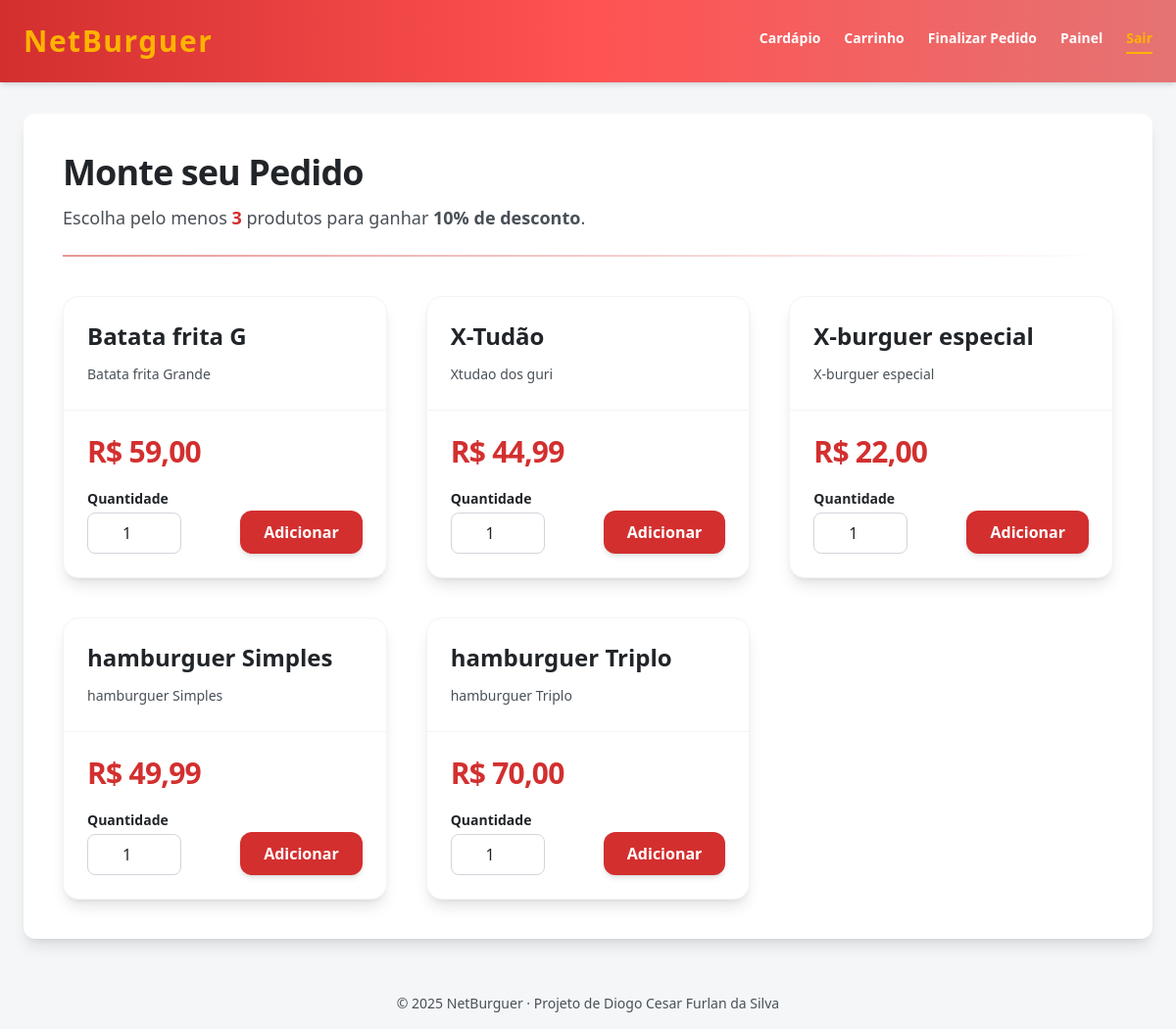
The app's page / (signed in) with its own data.
### cardapio/models.py (models this page shows, shortened)
class Produto(models.Model):
    nome = models.CharField(max_length=100, verbose_name="Nome do Item")
    descricao = models.TextField(verbose_name="Descrição Detalhada")
    preco = models.DecimalField(max_digits=6, decimal_places=2, verbose_name="Preço Unitário")
    class Meta:
        verbose_name = "Produto"
        verbose_name_plural = "Produtos"
        ordering = ['nome']

### cardapio/views.py (the view, shortened to what this page needs)
# urls.py: path('', views.menu_cardapio, name='menu_cardapio'),
def menu_cardapio(request):
    try:
        produtos = Produto.objects.all()
    except Exception:
        return HttpResponseServerError(
            'Erro ao carregar cardapio. Tente novamente mais tarde.'
        )
    return render(
        request,
        'cliente/menu.html',
        {'produtos': produtos, 'combo_minimo': Carrinho.QTD_MINIMA_COMBO},
    )

### templates/cliente/menu.html (shortened to what this page needs)
{% extends "base.html" %}
{% block content %}
<h2 class="text-4xl font-extrabold text-preto-texto mb-3 tracking-tight">
    Monte seu Pedido
</h2>
<p class="text-cinza-texto text-lg mb-6">
    Escolha pelo menos
    <strong class="text-vermelho-principal font-bold">{{ combo_minimo }}</strong>
    produtos para ganhar <span class="font-semibold">10% de desconto</span>.
</p>
<div class="w-full h-[2px] bg-gradient-to-r from-vermelho-principal/50 to-transparent mb-10"></div>
{% if mensagem_erro %}
    <div class="p-4 rounded-xl font-semibold bg-red-100 text-red-700 border border-red-300 shadow">
        {{ mensagem_erro }}
    </div>
{% else %}
    <div class="grid grid-cols-1 md:grid-cols-2 lg:grid-cols-3 gap-10">
        {% for produto in produtos %}
            <div class="group bg-white rounded-2xl shadow-lg border border-gray-100
                        hover:shadow-2xl hover:-translate-y-1 transition-all duration-300 overflow-hidden">
                <div class="p-6 border-b border-gray-100">
                    <div class="flex items-center justify-between mb-3">
                        <h3 class="text-2xl font-bold text-preto-texto group-hover:text-vermelho-principal transition">
                            {{ produto.nome }}
                        </h3>
                    </div>
                    <p class="text-cinza-texto text-sm leading-relaxed">
                        {{ produto.descricao }}
                    </p>
                </div>
                <div class="p-6">
                    <p class="text-3xl font-extrabold text-vermelho-principal mb-5 tracking-tight">
                        R$ {{ produto.preco|floatformat:2 }}
                    </p>
                    <form action="{% url 'adicionar_ao_carrinho' produto.id %}" method="post">
                        <div class="flex items-end justify-between gap-4">
                            <div class="flex flex-col">
                                <label for="quantidade-{{ produto.id }}"
                                       class="font-semibold text-sm text-preto-texto mb-1">
                                    Quantidade
                                </label>
                                <input
                                    type="number"
                                    id="quantidade-{{ produto.id }}"
                                    name="quantidade"
                                    value="1"
                                    min="1"
                                    class="w-24 px-3 py-2 border border-gray-300 rounded-lg text-center
                                           focus:outline-none focus:ring-2 focus:ring-vermelho-principal/40
                                           focus:border-vermelho-principal transition duration-150"
                                >
                            </div>
                            <button
                                type="submit"
                                class="py-2.5 px-6 font-bold rounded-xl shadow-md
                                       bg-vermelho-principal text-white
                                       hover:bg-vermelho-escuro transition-all duration-300
                                       hover:shadow-lg hover:-translate-y-0.5">
                                Adicionar
                            </button>
                        </div>
                    </form>
                </div>
            </div>
        {% endfor %}
    </div>
{% endif %}
{% endblock %}

### records on screen
Produto: nome "Batata frita G", descricao "Batata frita Grande", preco "59,00", quantidade "1"
Produto: nome "X-Tudão", descricao "Xtudao dos guri", preco "44,99", quantidade "1"
Produto: nome "X-burguer especial", descricao "X-burguer especial", preco "22,00", quantidade "1"
Produto: nome "hamburguer Simples", descricao "hamburguer Simples", preco "49,99", quantidade "1"
Produto: nome "hamburguer Triplo", descricao "hamburguer Triplo", preco "70,00", quantidade "1"

### other values on screen
{{ combo_minimo }} "3"
